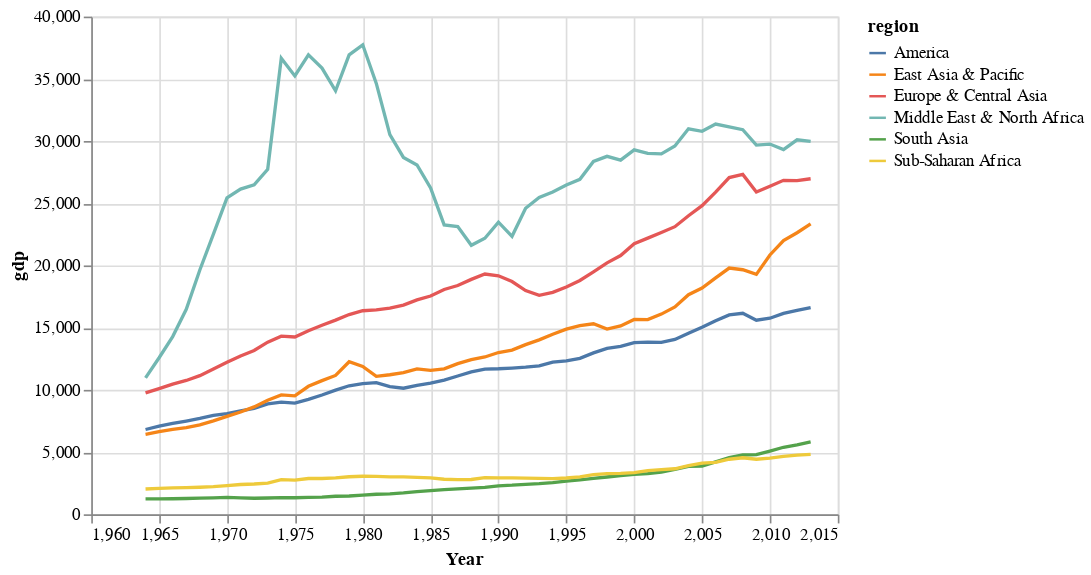

Notebook cell for this chart:
### Code cell
brush = alt.selection_interval()  # selection of type "interval"
chart = alt.Chart(global_df).mark_line().encode(
    alt.X('Year:Q'), #change the year take out comma
    color=alt.condition(brush, 'region:N', alt.value('lightgray'))
).properties(
    width=450,
    height=300
).add_selection(
    brush
)

chart.encode(y='gdp:Q')

### Figure 1 — Vega-Lite specification as saved in the notebook (floating-point values rounded to 4 significant figures; data arrays with more than 128 entries replaced by an {"elided": "..."} marker saying what was removed)
{"config": {"view": {"continuousWidth": 400, "continuousHeight": 300}}, "data": {"name": "data-fb219a0f95e7e454cf4b21177100d5d5"}, "mark": "line", "encoding": {"color": {"condition": {"field": "region", "type": "nominal", "selection": "selector001"}, "value": "lightgray"}, "x": {"field": "Year", "type": "quantitative"}, "y": {"field": "gdp", "type": "quantitative"}}, "height": 300, "selection": {"selector001": {"type": "interval"}}, "width": 450, "$schema": "https://vega.github.io/schema/vega-lite/v4.17.0.json", "datasets": {"data-fb219a0f95e7e454cf4b21177100d5d5": {"elided": "300 records"}}}
